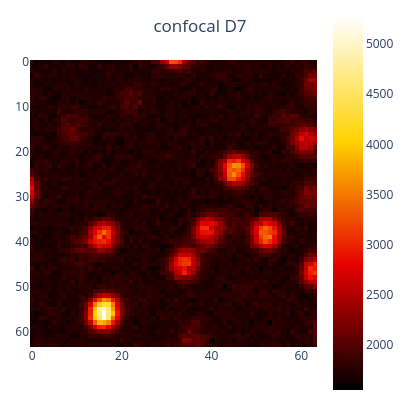

Here is the notebook cell this chart was saved with:
### Code cell
fig = px.imshow(
    CONFOCAL_D7, 
    color_continuous_scale='hot',
    title='confocal D7',
)
fig.update_layout(
    margin=dict(l=30, r=0, t=0, b=0),
    width=400,
    height=400,
    title=dict(
        y=0.95,  # move title closer to plot
        x=0.5,   # keep centered
        xanchor='center',
        yanchor='top'
    )
)

fig.show()

### Figure 1 — Plotly figure (JSON) as saved in the notebook; plotly's stock layout.template omitted (floating-point values rounded to 4 significant figures; data arrays with more than 128 entries replaced by an {"elided": "..."} marker saying what was removed)
{"data": [{"coloraxis": "coloraxis", "hovertemplate": "x: %{x}<br>y: %{y}<br>color: %{z}<extra></extra>", "name": "0", "type": "heatmap", "xaxis": "x", "yaxis": "y", "z": {"elided": "64x64 int values"}}], "layout": {"coloraxis": {"colorscale": [[0, "rgb(0,0,0)"], [0.3333, "rgb(230,0,0)"], [0.6667, "rgb(255,210,0)"], [1, "rgb(255,255,255)"]]}, "height": 400, "margin": {"b": 0, "l": 30, "r": 0, "t": 0}, "title": {"text": "confocal D7", "x": 0.5, "xanchor": "center", "y": 0.95, "yanchor": "top"}, "width": 400, "xaxis": {"anchor": "y", "constrain": "domain", "domain": [0, 1], "scaleanchor": "y"}, "yaxis": {"anchor": "x", "autorange": "reversed", "constrain": "domain", "domain": [0, 1]}}}
